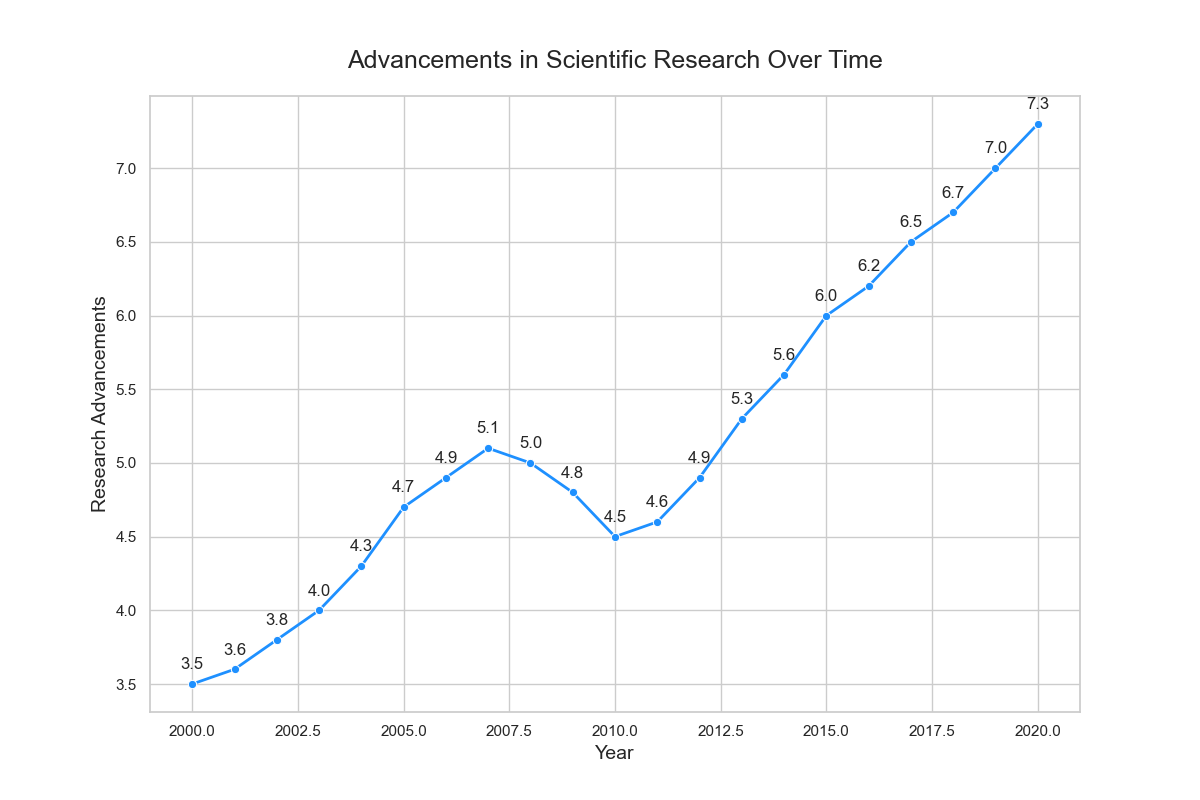

The script that drew this image:

import seaborn as sns
import pandas as pd
import matplotlib.pyplot as plt

# Given data
data = {
    'Year': list(range(2000, 2021)),
    'Research_Advancements': [
        3.5, 3.6, 3.8, 4.0, 4.3, 4.7, 4.9, 5.1, 5.0, 4.8, 
        4.5, 4.6, 4.9, 5.3, 5.6, 6.0, 6.2, 6.5, 6.7, 7.0, 7.3
    ]
}

# Create a DataFrame
df = pd.DataFrame(data)

# Set the size of the plot
plt.figure(figsize=(12, 8))

# Create the line chart
line_chart = sns.lineplot(data=df, x='Year', y='Research_Advancements', marker='o', color='#1E90FF', linewidth=2)

# Annotate specific points with a loop
for i in range(df.shape[0]):
    plt.text(x=df['Year'][i], y=df['Research_Advancements'][i] + 0.1, s=f"{df['Research_Advancements'][i]}", ha='center')

# Set the title and labels
plt.title('Advancements in Scientific Research Over Time', fontsize=18, pad=20)
plt.xlabel('Year', fontsize=14)
plt.ylabel('Research Advancements', fontsize=14)

# Show the plot
plt.show()
